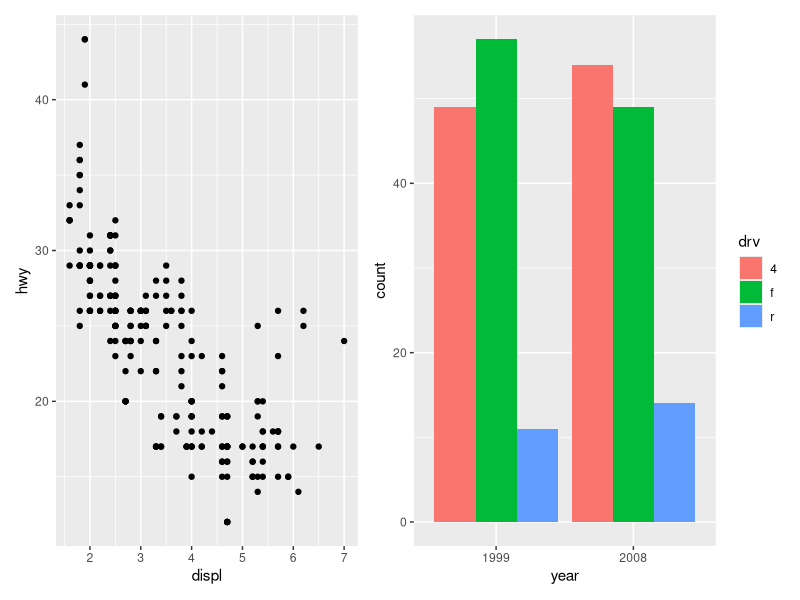
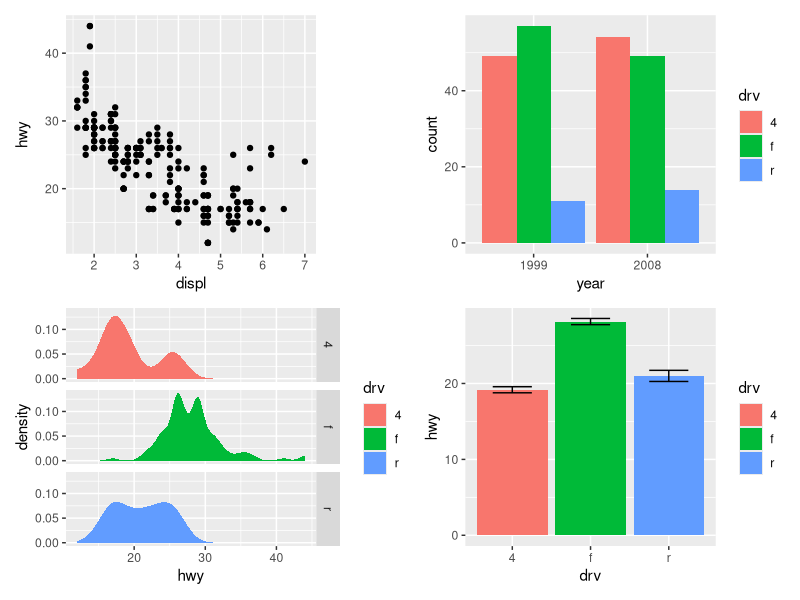
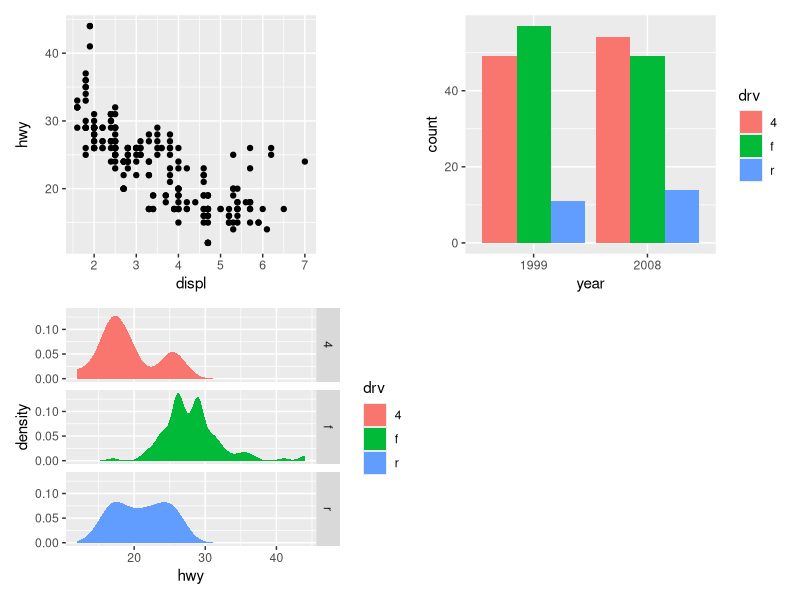
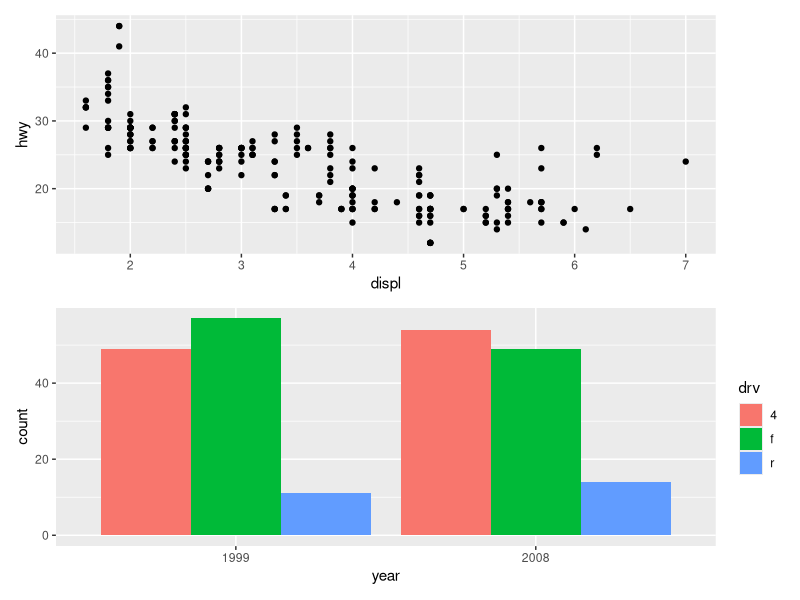
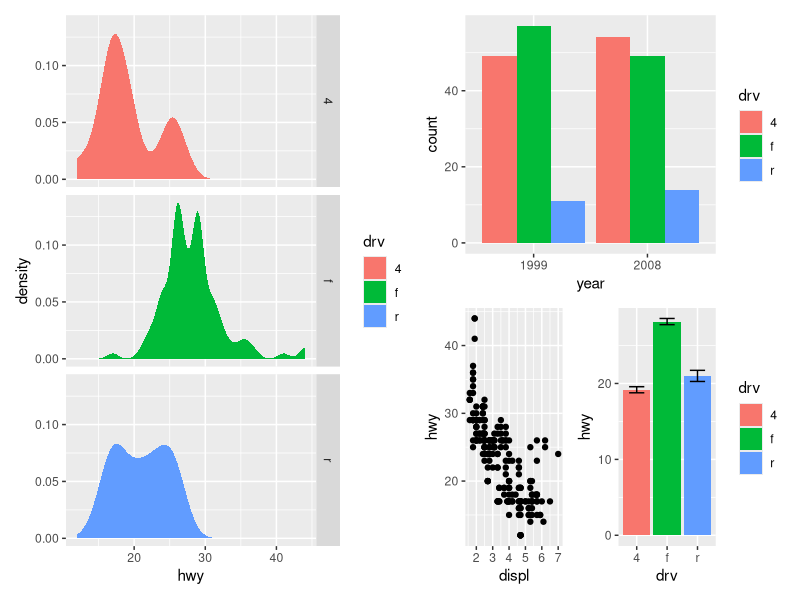
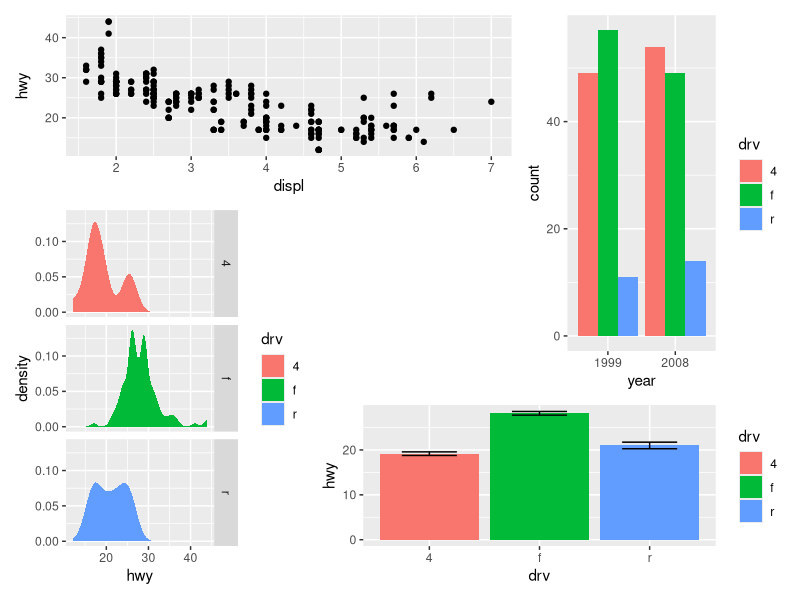
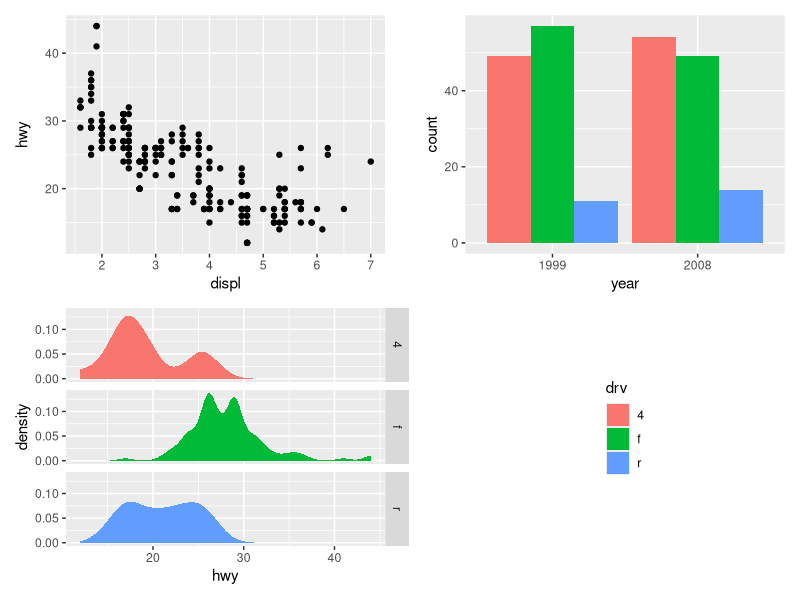
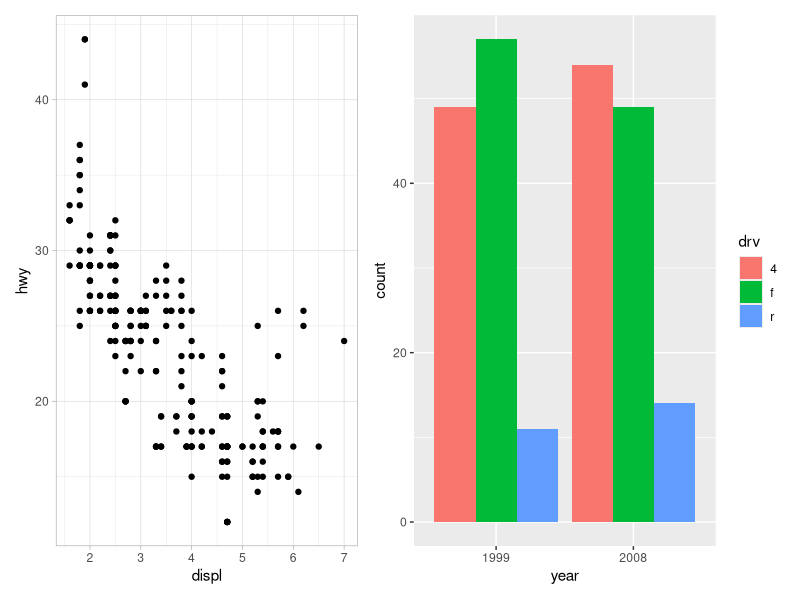

Recreate these plots in R, in order.
## ---- chunk 1
library(tidyverse)
## ---- chunk 2
p1 <- ggplot(mpg) + 
  geom_point(aes(x = displ, y = hwy))

p2 <- ggplot(mpg) + 
  geom_bar(aes(x = as.character(year), fill = drv), position = "dodge") + 
  labs(x = "year")

p3 <- ggplot(mpg) + 
  geom_density(aes(x = hwy, fill = drv), colour = NA) + 
  facet_grid(rows = vars(drv))

p4 <- ggplot(mpg) + 
  stat_summary(aes(x = drv, y = hwy, fill = drv), geom = "col", fun.data = mean_se) +
  stat_summary(aes(x = drv, y = hwy), geom = "errorbar", fun.data = mean_se, width = 0.5)
## ---- chunk 3
library(patchwork)

p1 + p2 # same as p1 | p2
## ---- chunk 4
p1 + p2 + p3 + p4
## ---- chunk 5
p1 + p2 + p3 + plot_layout(ncol = 2)
## ---- chunk 6
p1 / p2
## ---- chunk 7
p3 | (p2 / (p1 | p4))
## ---- chunk 8
layout <- "
AAB
C#B
CDD
"

p1 + p2 + p3 + p4 + plot_layout(design = layout)
## ---- chunk 9
p1 + p2 + p3 + guide_area() + plot_layout(ncol = 2, guides = "collect")
## ---- chunk 10
p12 <- p1 + p2
p12[[1]] <- p12[[1]] + theme_light()
p12
## ---- chunk 11
p1 + p4 & 
  scale_y_continuous(limits = c(0, 45)) & 
  theme_minimal()
## ---- chunk 12
p34 <- p3 + p4 + 
  plot_annotation(
  title = "A closer look at the effect of drive train in cars",
  caption = "Source: mpg dataset in ggplot2",
  tag_levels = "I") &
  theme_gray(base_family = "mono")

p34
## ---- chunk 13
new <- p34
keep <- p34
new[[2]] <- new[[2]] + plot_layout(tag_level = "new")
keep[[2]] <- keep[[2]] + plot_layout(tag_level = "keep")
## ---- chunk 14
new
## ---- chunk 15
keep
## ---- chunk 16
p34 + plot_annotation(tag_levels = c("I", "a"))
## ---- chunk 17
p1 + 
  inset_element(
    p2, 
    left = 0.4, 
    bottom = 0.4, 
    right = unit(1, "npc") - unit(15, "mm"), 
    top = unit(1, "npc") - unit(15, "mm"),
    align_to = "full"
  )
## ---- chunk 18
p24 <- p2 / p4 + plot_layout(guides = "collect")

p1 + 
  inset_element(p24, left = 0.5, bottom = 0.05, right = 0.95, top = 0.9)  +
  plot_annotation(tag_levels = 'A') & 
  theme_bw()
## ---- chunk 19
library(gridExtra)
library(grid)

grid.arrange(p1, p2, p3, p4, ncol=2)
## ---- chunk 20
library(cowplot)

plot_grid(p1, p2, 
          labels = c('A', 'B'),
          align = "h",
          label_size = 12,
          label_fontfamily = "serif",
          label_fontface = "plain",
          label_colour = "blue",
          rel_widths = c(1, 2))
## ---- chunk 21
# We saved this to the images folder already.

# ggsave("images/p1.png", p1)

ggdraw()+
  draw_plot(p3)+
  draw_image("images/p1.png",x=0.4,y=0.4,scale=0.5)+
  draw_label("This is some text",x=0.5,y=0.9)
## ---- chunk 22
plot_row <- plot_grid(p1, p2)

# now add the title
title <- ggdraw() + 
  draw_label("Common title", 
             fontface = 'bold', x = 0, hjust = 0) +
  theme(plot.margin = margin(0, 0, 0, 7))

plot_grid(title, plot_row,
          ncol = 1,
          rel_heights = c(0.1, 1))
## ---- chunk 23
ggdraw()+
  draw_plot(p1,x=0.1,y=0,scale=0.5)+
  draw_plot(p2,x=-0.2,y=0,scale=0.5)+
  draw_label("This plot is made with cowplot",
             x=0.5,y=0.95,
             color="pink",
             fontface="bold",size=20)
## ---- chunk 24
library(ggpubr)
ggarrange(p1, p2, p3, ncol = 2, nrow = 2,common.legend = TRUE)
